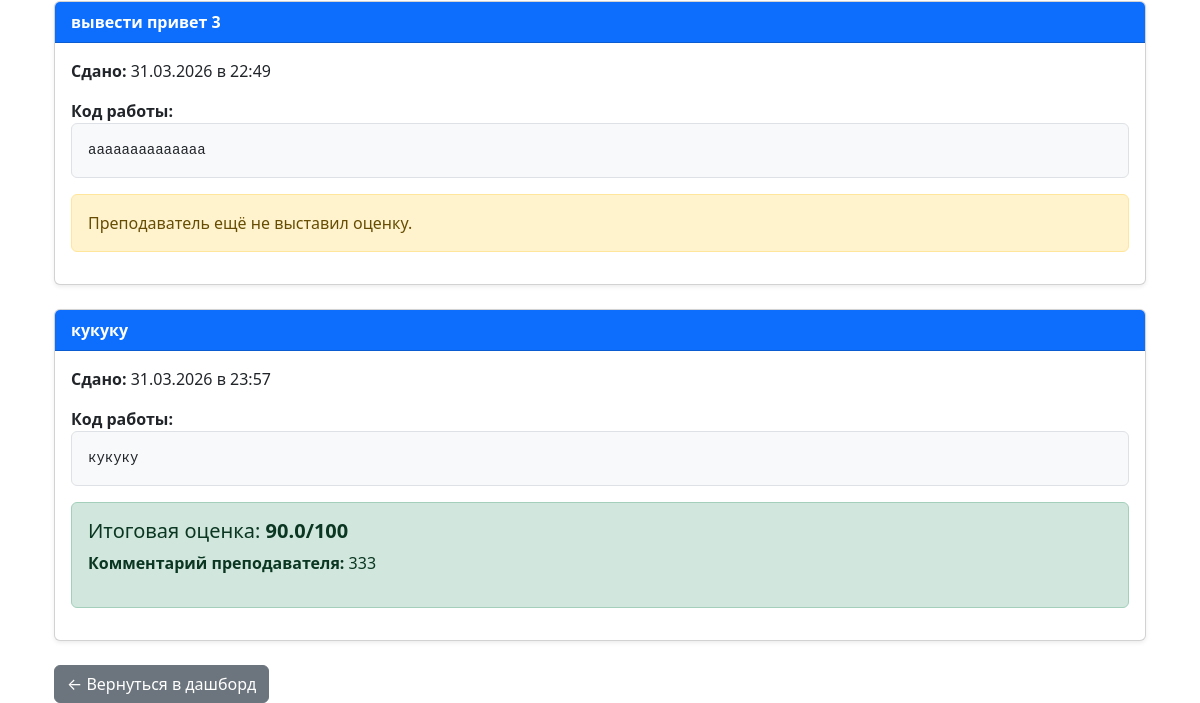
/my-submissions/ (signed in, lower part), run on an earlier commit of the app's database.
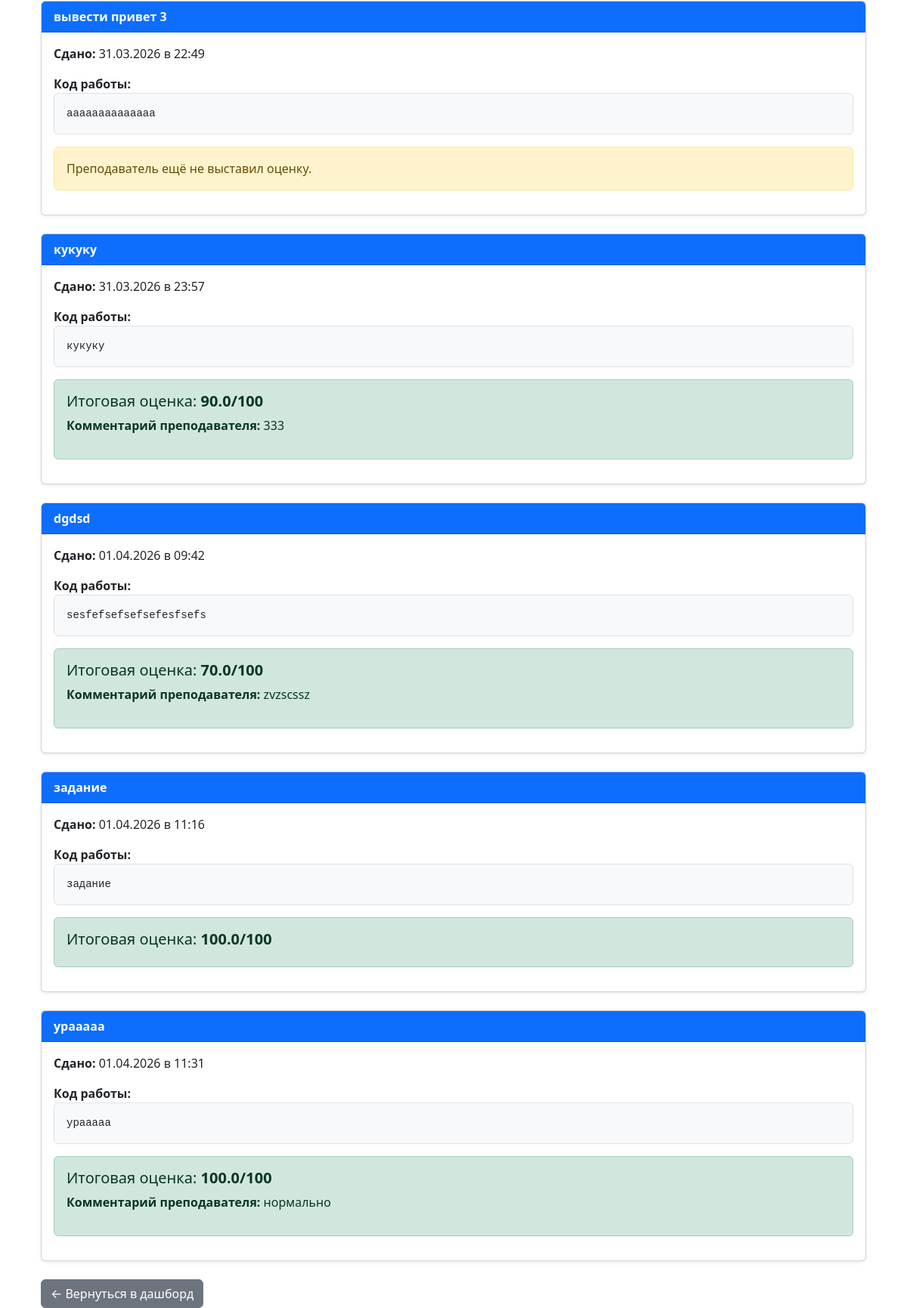
And on a later commit of the database.
### polls/models.py (models this page shows, shortened)
class Submission(models.Model):
    assignment = models.ForeignKey(
        Assignment,
        on_delete=models.CASCADE,
        related_name='submissions'
    )
    author = models.ForeignKey(
        User,
        on_delete=models.CASCADE
    )
    code_content = models.TextField()
    submitted_at = models.DateTimeField(auto_now_add=True)
    final_grade = models.FloatField(null=True, blank=True)
    teacher_feedback = models.TextField(blank=True)
    class Meta:
        unique_together = ('assignment', 'author')

class Assignment(models.Model):
    title = models.CharField(max_length=200)
    description = models.TextField()
    submission_deadline = models.DateTimeField()
    review_deadline = models.DateTimeField()
    required_reviews_per_student = models.IntegerField(default=3)
    created_by = models.ForeignKey(
        User,
        on_delete=models.CASCADE,
        related_name='assignments_created'
    )
    status = models.CharField(
        max_length=20,
        choices=[
            ('OPEN', 'Open'),
            ('REVIEWING', 'Reviewing'),
            ('CLOSED', 'Closed')
        ],
        default='OPEN'
    )

### polls/views.py (the view)
# urls.py: path('my-submissions/', views.my_submissions, name='my_submissions'),
@login_required
def my_submissions(request):
    submissions = Submission.objects.filter(author=request.user).select_related('assignment')
    return render(request, 'polls/my_submissions.html', {
        'submissions': submissions
    })

### polls/templates/polls/my_submissions.html (shortened to what this page needs)
{% extends 'polls/base.html' %}
{% block content %}
<div class="container">
    {% if submissions %}
        {% for submission in submissions %}
        <div class="card shadow-sm mb-4">
            <div class="card-header bg-primary text-white">
                <strong>{{ submission.assignment.title }}</strong>
            </div>
            <div class="card-body">
                <p><strong>Сдано:</strong> {{ submission.submitted_at|date:"d.m.Y в H:i" }}</p>
                <div class="mb-3">
                    <strong>Код работы:</strong>
                    <pre class="bg-light p-3 border rounded">{{ submission.code_content }}</pre>
                </div>
                {% if submission.final_grade is not None %}
                    <div class="alert alert-success">
                        <h5>Итоговая оценка: <strong>{{ submission.final_grade }}/100</strong></h5>
                        {% if submission.teacher_feedback %}
                            <p><strong>Комментарий преподавателя:</strong> {{ submission.teacher_feedback }}</p>
                        {% endif %}
                    </div>
                {% else %}
                    <div class="alert alert-warning">
                        Преподаватель ещё не выставил оценку.
                    </div>
                {% endif %}
            </div>
        </div>
        {% endfor %}
    {% else %}
        <div class="alert alert-info">
            Вы ещё не сдали ни одной работы.
        </div>
    {% endif %}
    <a href="{% url 'student_dashboard' %}" class="btn btn-secondary">← Вернуться в дашборд</a>
</div>
{% endblock %}

What changed in the data, as far as the page shows it:
added Submission: assignment "dgdsd", submitted_at "01.04.2026 в 09:42", code_content "sesfefsefsefsefesfsefs", final_grade "70.0", teacher_feedback "zvzscssz"
added Submission: assignment "задание", submitted_at "01.04.2026 в 11:16", code_content "задание", final_grade "100.0"
added Submission: assignment "урааааа", submitted_at "01.04.2026 в 11:31", code_content "урааааа", final_grade "100.0", teacher_feedback "нормально"
